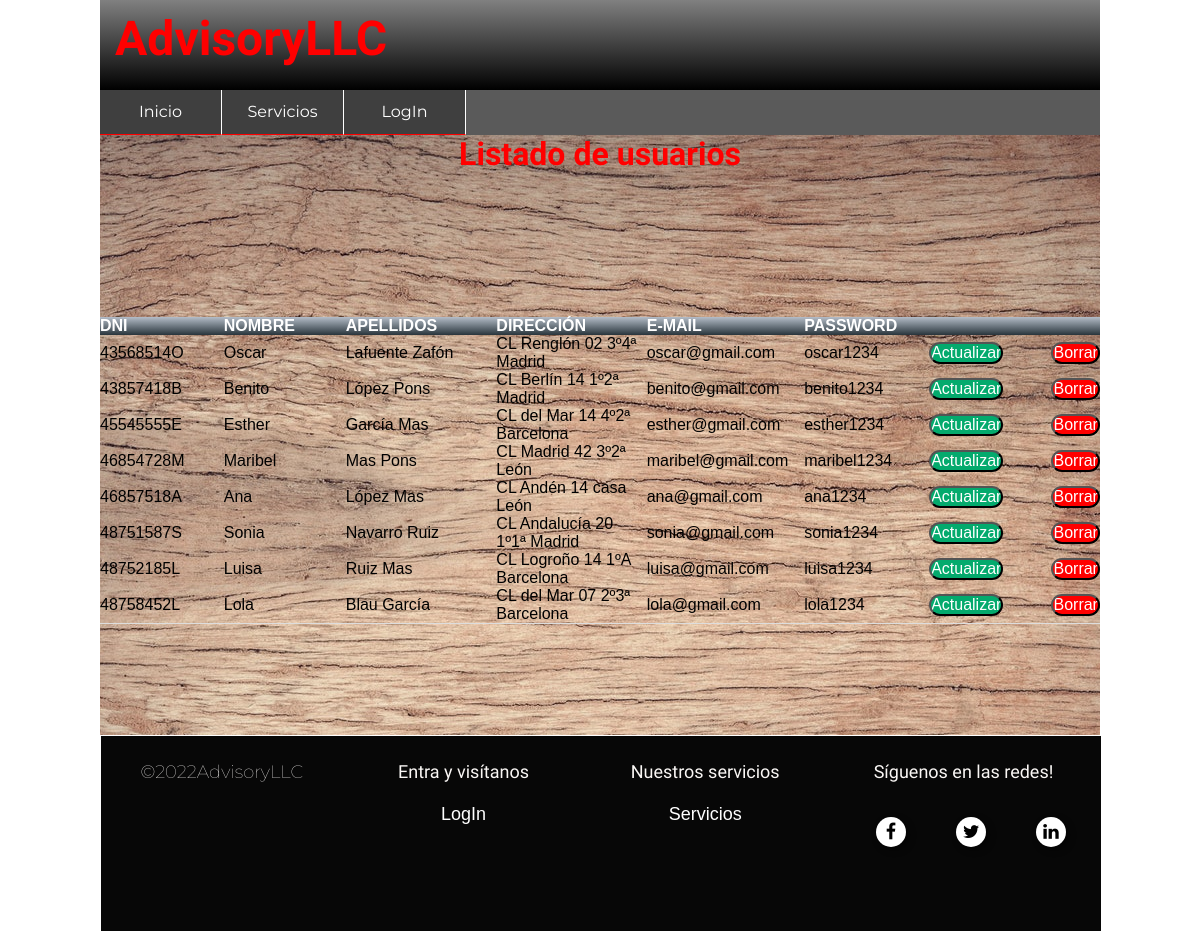
Page /ShowUsers.php on the committed database.
### tables this page shows
CREATE TABLE `user` (
  `userDni` varchar(9) NOT NULL,
  `userName` varchar(30) NOT NULL,
  `userSurname` varchar(50) NOT NULL,
  `userAddress` varchar(120) NOT NULL,
  `userEmail` varchar(100) NOT NULL,
  `userPassword` varchar(50) NOT NULL
);

### Connection.php (called while the page is built, shortened)
<?php
class Connection{
public function Connection() {
try{
    $this->connection_bd = new PDO('mysql:host=localhost; bdname=proyecto_daw','root','');
    $this->connection_bd->setAttribute(PDO::ATTR_ERRMODE, PDO::ERRMODE_EXCEPTION);
    $this->connection_bd->exec("SET CHARACTER SET utf8");
    return $this->connection_bd;
} catch(Exception $e){
    echo "Hay un error de conexión en la línea: " . $e->getLine();
}
}
}
?>

### ReturnUsers.php (called while the page is built, shortened)
<?php
require ("Connection.php");
class ReturnUsers extends Connection {
    public function getUsers() {
$sql = 'SELECT * FROM proyecto_daw.user';
$sentence = $this->connection_bd->prepare($sql);
$sentence->execute(array());
$users=$sentence->fetchAll(PDO::FETCH_ASSOC);
return $users;
    }
}
?>

### ShowUsers.php (the view, shortened to what this page needs)
<!DOCTYPE html>
<html lang="en">
<head>
    <link rel="stylesheet" href="https://stackpath.bootstrapcdn.com/font-awesome/4.7.0/css/font-awesome.min.css">
    <link rel="stylesheet" href="css/Style.css" type="text/css" media="">
</head>
<body>
   <header>
       <div id="logo"> <h1 class="flowerRed" align="left">AdvisoryLLC</h1></div>
       <br> <br><div id="title" class="flower" height="100px"><h3 align="right">&nbsp; &nbsp;</h3></div>
   </header>
   <nav >
       <ul id="nav">
           <?php
           echo "<a href= 'index.php'><li><p class='important'>Inicio</p></li></a>";
           echo "<a href='Services.php'><li><p class='important'>Servicios</p></li>";
           echo "<a href='Login.php'><li><p class='important'>LogIn</p></li></a>";
           ?>
       </ul>
   </nav>
   <div id="body">
<?php
require ("ReturnUsers.php");
$showUsers = new ReturnUsers();
$arrayUsers = $showUsers->getUsers();
echo "<table class='table'><div><h1 class='flowerRed'>Listado de usuarios</h1></div><tr class='tr'><th class='thShort'>";
    echo "<b>DNI</b></th><th class='thShort'>";
    echo "<b>NOMBRE</b></th><th class='th'>";
    echo "<b>APELLIDOS</b></th><th class='th'>";
    echo "<b>DIRECCIÓN</b></th><th class='th'>";
    echo "<b>E-MAIL</b></th><th class='thShort'>";
    echo "<b>PASSWORD</b></th><th class='btnShort, thShort'>";
    echo "&nbsp;</th><th class='btnShort, thShort'>";
    echo "&nbsp;</th></tr>";
foreach($arrayUsers as $row) {
    echo "<tr class='tr'><td class='tdShort'>";
    echo $row['userDni'] . "</td><td class='tdShort'>";
    echo $row['userName'] . "</td><td class='td'>";
    echo $row['userSurname'] . "</td><td class='td'>";
    echo $row['userAddress'] . "</td><td class='td'>";
    echo $row['userEmail'] . "</td><td class='tdShort'>";
    echo $row['userPassword'] . "</td><td class='btnShort, tdShort'>";
    echo "<a href='UpdateUser.php?userDni=". $row['userDni'] ."&userName=". $row['userName'] ."&userSurname=". $row['userSurname'] ."
    &userAddress=". $row['userAddress'] ."&userEmail=". $row['userEmail'] ."&userPassword=". $row['userPassword'] ."'><input type='button' class='btnShort, actualizar' name='updateSubmit' value='Actualizar'></td><td class='btnShort, 'tdShort'>";
    echo "<a href='DeleteUser.php?userDni=". $row['userDni'] ."'><input type='button' class='btnShort, borrar' name='submitB' value='Borrar'></a></td></br></tr>";
    }
    echo "</tr></table>";
    echo "<br>";
    echo "<br>";
?>
</div>
  <div id="bottom">
        <ul >
            <li>
            <h1>&#169;2022AdvisoryLLC</h1>
            </li>
            <li>
                <h1 class="flower">Entra y visítanos<br><br><a class= "important" href='Login.php'>LogIn</a></h1>
            </li>
            <li>
            <h1 class="flower">Nuestros servicios<br><br><a class= "important" href='Services.php'>Servicios</a></h1>
            </li>
             <li>
                <h1 class="flower">Síguenos en las redes!</h1>
                <ol class="social">
                    <li><a href="#" class="fa fa-facebook"></a></li>
                    <li> <a href="#" class="fa fa-twitter"></a></li>
                    <li> <a href="#" class="fa fa-linkedin"></a></li>
                </ol>
            </li>
        </ul>
    </div>
</body>
</html>

### css/Style.css (style rules this page uses)
* { margin:0; padding:0; text-decoration:none; list-style:none; font-family:sans-serif; }
header { position:relative; margin:auto; width: 1000px; height: 90px; background: linear-gradient(to top, #000000 0%, #808080 100%); color: white; }
#logo { position:absolute; float: left; top:10px; left: 15px; width:188px; background:transparente; font-size:1.5em; }
#title { margin: auto; width: 40%; }
nav { position:relative; margin:auto; width: 1000px; height: 45px; background:rgba(37, 37, 37, 0.5); }
nav ul { position:absolute; top:0px; left:0px; width: 1000px; height: 45px; background:rgba(37, 37, 37, 0.5); border-bottom: 1px solid red; }
nav ul li { float: left; width: 121px; line-height: 44px; text-align-last: center; font: size 12px; color: white; background:rgba(37, 37, 37, 0.5); border-right: 1px solid white; border-bottom: 1px solid red; }
#bottom { display: frex; margin:auto; width: 1000px; height: 145px; }
#bottom ul { display: flex; align-items: inline; margin: auto; width: 1000px; height: 145px; padding: 1px; }
#bottom ul li { display: inline; list-style-position: inside; width: 225px; height: 145px; padding: 25px; background:rgba(7, 7, 7, 1); }
#bottom ul li h1 { margin:auto; color: rgb(250, 247, 245); font-size: 18px; font-weight: 100; }
#bottom ul li ol { list-style-position: inside; top: 15px; left: 17px; width: 240px; height: auto; margin:auto; }
#bottom ul li ol li { height: auto; margin:auto; }
.flower { font-family: 'Indie Flower', cursive; }
.flowerRed { font-family: 'Indie Flower', cursive; color: red; }
h1,h2,h3, h4, h5,h6,p { font-family: 'Montserrat', sans-serif; text-align: center; }
#nav { border-bottom: 1px solid red; }
@media (min-width: 600px) { #nav { display: grid; grid-template-columns: repeat(9, 1fr); } }
@media (min-width: 600px) { #logo { display: grid; grid-template-columns: repeat(5, 1fr); } }
@media (min-width: 600px) { #title { display: grid; grid-template-columns: 3 repeat(5, 1fr); } }
@media (min-width: 600px) { #bottom { display: grid; grid-template-columns: repeat(12, 3fr); } }
.social { min-width: 200px; min-height: 99px; display: flex; justify-content: space-around; }
.social a { font-size:18px; width: 30px; height: 30px; line-height: 30px; text-align: center; background: white; color: black; border-radius: 50%; box-shadow: 3px 3px 6px rgba(0, 0, 0, .5); transition: all .2s ease-in-out; }
.important { color:white; }

### ShowUsers.php (style rules this page uses)
#body { position:relative; margin:auto; background:url(img/wood.jpg); background-repeat: no-repeat; background-position: top center; width: 1000px; height: 600px; }
#nav { border-bottom: 1px solid red; }
.table { padding: 8px; font-family: Arial, Helvetica, sans-serif; font-size: 1em; border-collapse: collapse; width: 1000px; margin:auto; text-align:left; border-bottom: 1px solid #ddd; }
.th, .thShort { background: linear-gradient(to bottom, #b5bdc8 0%,#828c95 36%,#28343b 100%); color: white; align:left; }
.td, .tdShort, .tr, .th, .thShort { align:left; }
.th, .td { width:16%; }
.thShort, .tdShort { width:13%; align:left; }
.actualizar { font-size: 1em; font-weight:200; background-color:#04AA6D; color:#fff; border-radius:15px; }
.borrar { font-size: 1em; font-weight:200; background-color:red; color:#fff; border-radius:15px; }

### rows in the picture
user: userDni "43568514O", userName "Oscar", userSurname "Lafuente Zafón", userAddress "CL Renglón 02 3º4ª Madrid", userEmail "oscar@gmail.com", userPassword "oscar1234"
user: userDni "43857418B", userName "Benito", userSurname "López Pons", userAddress "CL Berlín 14 1º2ª Madrid", userEmail "benito@gmail.com", userPassword "benito1234"
user: userDni "45545555E", userName "Esther", userSurname "García Mas", userAddress "CL del Mar 14 4º2ª Barcelona", userEmail "esther@gmail.com", userPassword "esther1234"
user: userDni "46854728M", userName "Maribel", userSurname "Mas Pons", userAddress "CL Madrid 42 3º2ª León", userEmail "maribel@gmail.com", userPassword "maribel1234"
user: userDni "46857518A", userName "Ana", userSurname "López Mas", userAddress "CL Andén 14 casa León", userEmail "ana@gmail.com", userPassword "ana1234"
user: userDni "48751587S", userName "Sonia", userSurname "Navarro Ruiz", userAddress "CL Andalucía 20 1º1ª Madrid", userEmail "sonia@gmail.com", userPassword "sonia1234"
user: userDni "48752185L", userName "Luisa", userSurname "Ruiz Mas", userAddress "CL Logroño 14 1ºA Barcelona", userEmail "luisa@gmail.com", userPassword "luisa1234"
user: userDni "48758452L", userName "Lola", userSurname "Blau García", userAddress "CL del Mar 07 2º3ª Barcelona", userEmail "lola@gmail.com", userPassword "lola1234"
